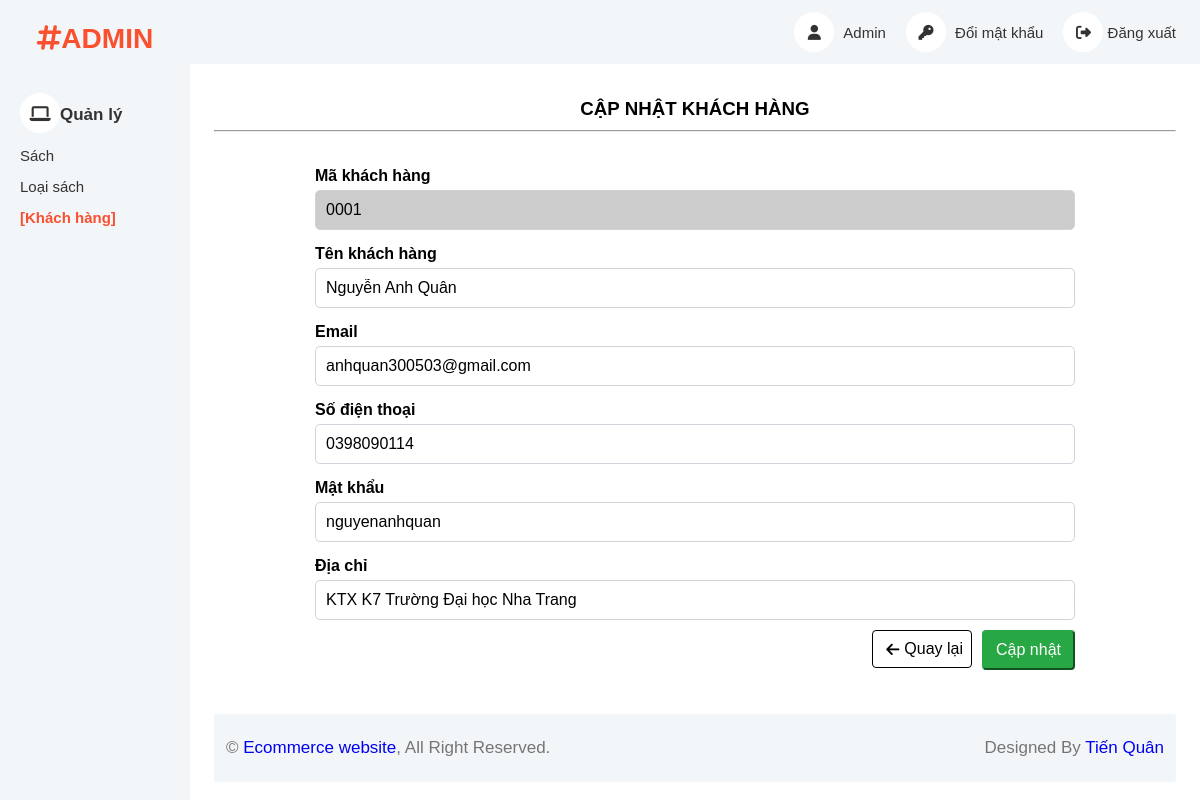
The app's page /html/admin/customer/index.php?action=edit&id=0001, older data.
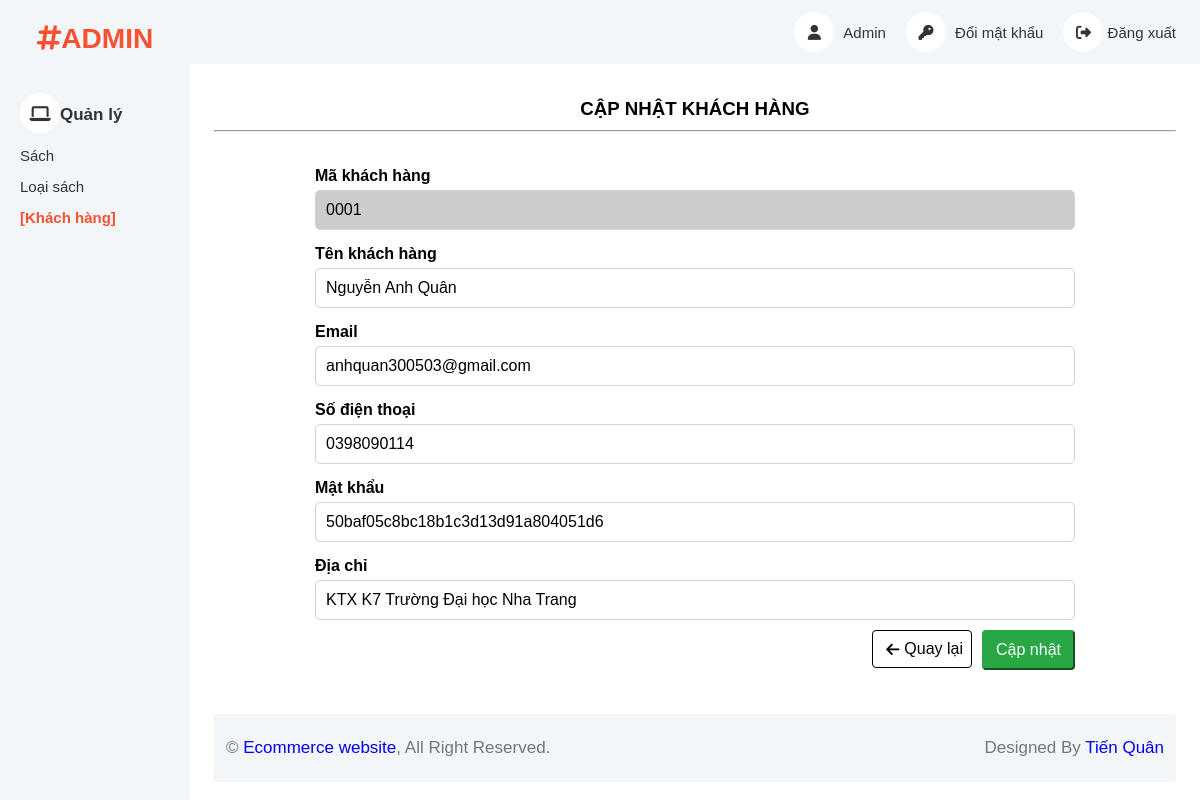
The same page, newer data.
### tables this page shows
CREATE TABLE `khach_hang` (
  `maKH` varchar(4) NOT NULL,
  `tenKH` varchar(100),
  `email` varchar(100),
  `sdt` varchar(10),
  `matKhau` varchar(50),
  `diaChi` varchar(200)
);

### html/admin/customer/index.php (called while the page is built, shortened)
<?php
include '../../../components/layout_admin.php';

### database/helper/function.php (called while the page is built, shortened)
<?php
  function get_url_page(bool $justLink = true) {
    $protocol = (!empty($_SERVER['HTTPS']) && $_SERVER['HTTPS'] !== 'off' || $_SERVER['SERVER_PORT'] == 443) ? "https://" : "http://";
    $domainName = $_SERVER['HTTP_HOST'];
    $uri = $_SERVER['REQUEST_URI'];
    $fullUrl = $protocol . $domainName . $uri;
    return $fullUrl;
  }
  function save_or_to_index(bool $save) {
    if ($save) $_SESSION["index"] = get_url_page(false);
    else return $_SESSION["index"];
  }
?>

### database/helper/query.php (called while the page is built, shortened)
<?php
  include_once "connect.php";
  function quick_query(string $sql) {
    global $conn;
    $result = mysqli_query($conn, $sql);
    return $result;
}
  function get_data_query(string $sql) {
    $result = quick_query($sql);
    $data = [];
    if (mysqli_num_rows($result) != 0) {
      while ($row = mysqli_fetch_array($result)) {
        $data[] = $row;
      }
    }
    return $data;
  }
?>

### html/admin/customer/customer_edit.php (the view, shortened to what this page needs)
<?php
	$id = $_GET['id'];
	$sql = "select * from khach_hang where maKH = '$id'";
	$res = get_data_query($sql);
	$customer = $res[0];
?>
<section>
	<h3>CẬP NHẬT KHÁCH HÀNG</h3>
	<hr>
	<form action="" method="post" class="form-container" enctype="multipart/form-data">
		<div>
			<label for="customerId" class="form-label">Mã khách hàng</label>
			<input type="text" readonly style="background-color: #ccc;" id="customerId" name="customerId" value="<?php echo $id; ?>" class="form-input">
		</div>
		<div>
			<label for="customerName" class="form-label">Tên khách hàng</label>
			<input required type="text" id="customerName" name="customerName" value="<?php echo $customer['tenKH']; ?>" class="form-input">
		</div>
		<div>
			<label for="email" class="form-label">Email</label>
			<input required type="text" name="email" id="email" value="<?php echo $customer['email']; ?>" class="form-input">
		</div>
		<div>
			<label for="phoneNumber" class="form-label">Số điện thoại</label>
			<input required type="number" id="phoneNumber" name="phoneNumber" value="<?php echo $customer['sdt']; ?>" class="form-input">
		</div>
		<div>
			<label for="password" class="form-label">Mật khẩu</label>
			<input required type="text" id="password" name="password" value="<?php echo $customer['matKhau'];  ?>" class="form-input">
		</div>
		<div>
			<label for="address" class="form-label">Địa chỉ</label>
			<input required type="text" id="address" name="address" value="<?php echo $customer['diaChi']; ?>" class="form-input">
		</div>
		<div class="btn-group" style="margin-top: 10px">
			<div>
				<button type="button" onclick="window.location.href= '<?php echo save_or_to_index(false); ?>'" class="btn btn-back">
					<i class="fa-solid fa-arrow-left"></i>
					<span>Quay lại</span>
				</button>
			</div>
			<div class="col-md-offset-2 col-md-10">
				<input required type="submit" name="submit" value="Cập nhật" class="btn btn-success" />
			</div>
		</div>
	</form>
</section>

### components/layout_admin.php (shortened to what this page needs)
<?php
    $pathExit = "../../../";
    $pathComponents = $pathExit . "components";
    include_once $pathComponents . "/head.php";
    function check_page(string $pageName, string $type) {
        $url = get_url_page(false);
        if (strpos($url, $type)) {
            return "<span style='color: var(--primary-color); font-weight: bold;' >[$pageName]</span>";
        }
        return $pageName;
    }
?>
<!DOCTYPE html>
<html lang="en">
    <?php head("Page Admin");?>
    <body>
        <div class="ad-container">
            <div class="sidebar">
                <nav class="navbar">
                    <a href="./index.php" class="navbar-brand">
                        <h3><i class="fa fa-hashtag me-2"></i>ADMIN</h3>
                    </a>
                    <div class="navbar-nav ">
                        <div class="nav-item ">
                            <a href="#" class="nav-link dropdown-toggle " data-bs-toggle="dropdown"><i class="fa fa-laptop me-2"></i>Quản lý</a>
                            <div class="dropdown-menu ">
                                <a href="../product/index.php" class="dropdown-item"><?php echo check_page("Sách", "product"); ?></a>
                                <a href="../typeOfProduct/index.php" class="dropdown-item"><?php echo check_page("Loại sách", "typeOfProduct"); ?></a>
                                <a href="../customer/index.php" class="dropdown-item"><?php echo check_page("Khách hàng", "customer"); ?></a>
                            </div>
                        </div>
                    </div>
                </nav>
            </div>
            <div class="content">
                <nav class="navbar">
                    <div class="navbar-nav">
                        <li class="nav-item">
                            <a class="nav-link text-primary" href="#">
                                <i class="fa fa-user"></i>
                                <span style="margin-left: 5px;">Admin</span>
                            </a>
                        </li>
                        <li class="nav-item">
                            <a class="nav-link text-primary" href='../../system/change_password.php'>
                                <i class='fa-solid fa-key'></i>
                                <span style="margin-left: 5px;">Đổi mật khẩu</span>
                            </a>
                        </li>
                        <li class="nav-item">
                            <a class="nav-link" onclick='logout(3);' href="#">
                                <i class="fa fa-sign-out-alt"></i>
                                <span>Đăng xuất</span>
                            </a>
                        </li>
                    </div>
                </nav>
                <?php include_once $body; ?>
                <div class="ad-footer">
                    <div class="footer-box">
                        <div class="row">
                            <div class="row-item">
                                &copy; <a href="#">Ecommerce website</a>, All Right Reserved.
                            </div>
                            <div class="row-item">
                                Designed By <a href="#">Tiến Quân</a>
                            </div>
                        </div>
                    </div>
                </div>
            </div>
            <a href="#" class="btn btn-lg btn-primary btn-lg-square back-to-top"><i class="bi bi-arrow-up"></i></a>
        </div>
    </body>
</html>

### components/head.php
<?php
  function head(string $namePage = "Document") {
    echo "
      <head>
        <meta charset='UTF-8'>
        <meta name='viewport' content='width=device-width, initial-scale=1.0'>
        <link rel='stylesheet' href='../../assets/styles/main.css'>
        <link rel='stylesheet' href='https://cdnjs.cloudflare.com/ajax/libs/font-awesome/6.4.0/css/all.min.css'>
        <script scr=''></script>
        <title>$namePage</title>
      </head>
    ";
  }
?>

### assets/styles/basic_setup.css (style rules this page uses)
* { padding: 0; margin: 0; box-sizing: border-box; }
:root { --primary-color: #f95030; --primary-color-rgb: rgba(238, 75 , 43); --white-color: #fff; --black-color: #000; --text-color: #333; }
html { font-family: 'Roboto', sans-serif; box-sizing: border-box; scroll-behavior: smooth; }
ul, a { text-decoration: none; list-style: none; padding-left: 0; margin: 0; }

### assets/styles/custom.css (style rules this page uses)
input[type="submit"], button { cursor: pointer; }
body { position: relative; }

### assets/styles/grid.css (style rules this page uses)
.row { display: flex; flex-wrap: wrap; margin-left: -4px; margin-right: -4px; }
@media (min-width: 740px) { .row { margin-left: -8px; margin-right: -8px; } }
@media (min-width: 1113px) { .row { margin-left: -12px; margin-right: -12px; } }

### components/layout_admin.php (style rules this page uses)
:root { --primary-color: #f95030; --primary-color-rgb: rgba(238, 75 , 43); --white-color: #fff; --black-color: #000; --text-color: #949494; }
* { margin: 0; padding: 0; box-sizing: border-box; }
html { font-family: Arial, Helvetica, sans-serif; }
li { list-style-type: none; margin: 0; padding: 0; }
a { text-decoration: none; }
.ad-container .sidebar { position: fixed; top: 0; bottom: 0; left: 0; background-color: #f3f6f9; height: 100vh; width: 190px; }
.sidebar .navbar-brand { display: block; padding: 5px 0; margin: 0 24px 16px; font-size: 24px; color: var(--primary-color); }
.sidebar .navbar .nav-item .nav-link { padding: 7px 20px; }
.sidebar .navbar .nav-item .nav-link,.dropdown-toggle { font-size: 17px; font-weight: bold; }
.sidebar .dropdown-menu .dropdown-item { display: block; padding: 7px 20px; text-decoration: none; font-size: 15px; color: #333; }
.content { margin-left: 190px; min-height: 100vh; background-color: #fff; }
.content .navbar { background-color: #f3f6f9; position: sticky; display: flex; padding: 0 24px; }
.navbar { padding: 8px 0; }
.content .navbar-nav, .navbar-brand { display: flex; align-items: center; }
.navbar-nav { margin-left: auto; gap: 20px; }
.navbar .navbar-nav .nav-link i { width: 40px; height: 40px; display: inline-flex; align-items: center; justify-content: center; background: #FFFFFF; border-radius: 40px; }
.navbar .navbar-nav .nav-link { padding: 12px 0; font-size: 15px; display: block; text-decoration: none; color: #333; }
.ad-footer { padding: 0 24px; }
.footer-box { background-color: rgb(243, 246, 249); border-radius: 3px; padding: 24px; }
.row { display: flex; flex-direction: row; justify-content: space-between; font-size: 17px; }
.row .row-item { color: #757575; }
.btn-group { display: flex; gap: 10px; justify-content: end; }
.btn { display: inline-block; font-weight: 400; text-align: center; white-space: nowrap; vertical-align: middle; font-size: 16px; line-height: 1.5; padding: 6px 12px; border-radius: 4px; text-decoration: none; cursor: pointer; }
.btn.btn-success { color: #fff; background-color: #28a745; border-color: #28a745; }
.btn.btn-back { display: flex; width: 100px; align-items: center; justify-content: center; background-color: #eeeeee4b; transition: all 0.2s linear; background: #fff; border: 1px solid var(--black-color); }
.btn.btn-back > .fa-arrow-left { margin-right: 5px; margin-left: 5px; font-size: 15px; transition: all 0.4s ease-in; }
section { padding: 24px; min-height: 600px; }
h3 { padding: 10px 0; text-align: center; }

### html/admin/customer/customer_edit.php (style rules this page uses)
.form-container { max-width: 800px; margin: 0 auto; padding: 20px; font-family: Arial, sans-serif; }
.form-label { display: block; font-weight: bold; margin: 15px 0 5px; }
.form-input, .form-select { width: 100%; padding: 10px; border: 1px solid #ced4da; border-radius: 5px; box-sizing: border-box; font-size: 16px; }

Row changes from the older to the newer data that the page shows:
changed khach_hang "Nguyễn Anh Quân": password "nguyenanhquan" → "50baf05c8bc18b1c3d13d91a804051d6"
